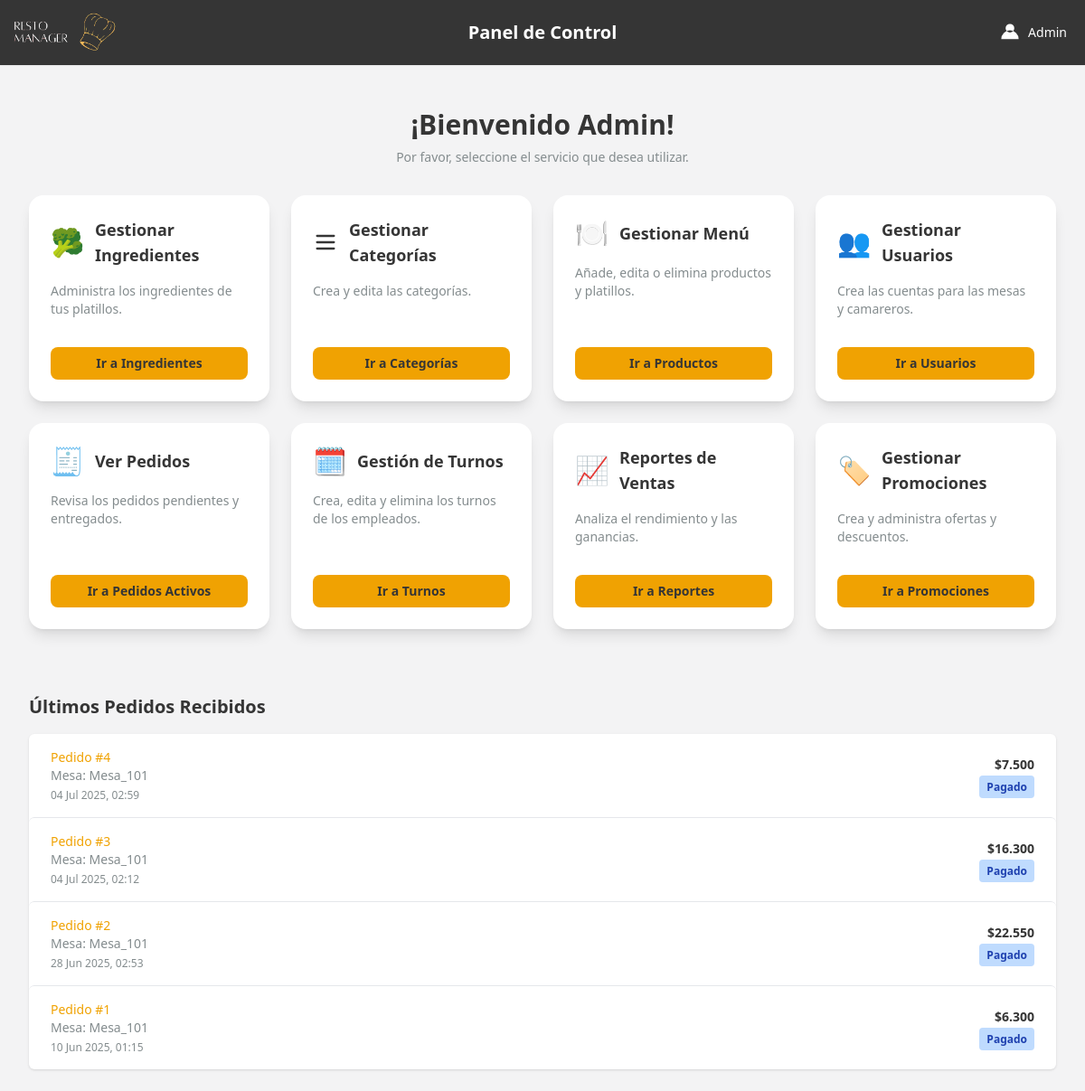
The page /dashboard/ (signed in) on the database as committed earlier.
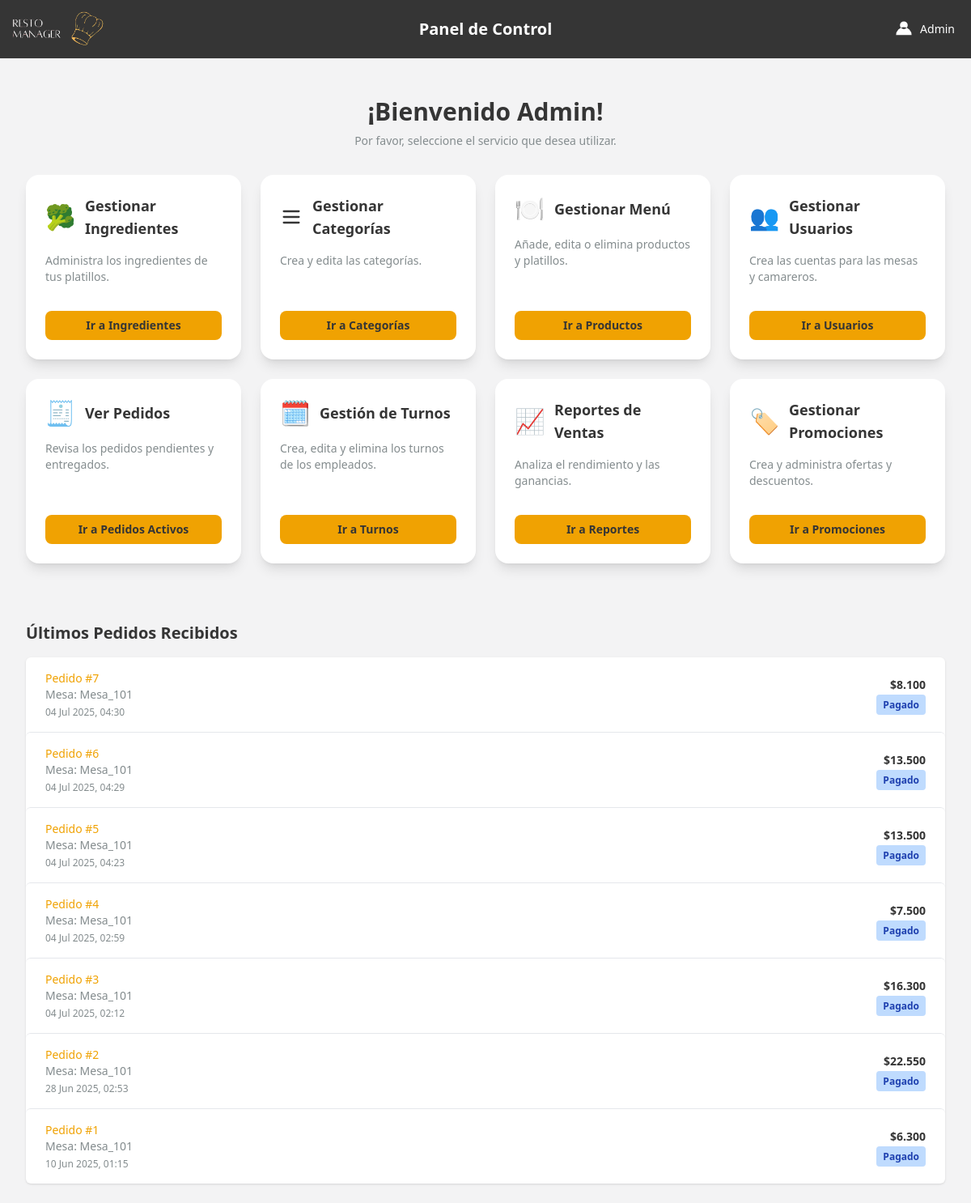
The same page on the database as committed later.
### restaurante_app/models.py (models this page shows, shortened)
class Usuario(AbstractUser):
    first_name = None
    last_name = None
    ROL_CHOICES = (('MESA', 'Mesa'), ('ENCARGADO', 'Encargado'), ('CAMARERO', 'Camarero'))
    rol = models.CharField(max_length=10, choices=ROL_CHOICES, default='MESA')
    codigo_secreto_camarero = models.CharField(max_length=10, blank=True, null=True, unique=True, help_text="Código secreto para camareros (4 dígitos)")
    objects = UsuarioManager()

class Pedido(models.Model):
    usuario = models.ForeignKey(Usuario, on_delete=models.SET_NULL, null=True)
    fecha_hora = models.DateTimeField(auto_now_add=True)
    ESTADO_CHOICES = (
    ('PENDIENTE', 'Pendiente'),
    ('ENTREGADO', 'Entregado'),
    ('PAGADO', 'Pagado'),
    ('CANCELADO', 'Cancelado'),)
    estado = models.CharField(max_length=20, choices=ESTADO_CHOICES, default='PENDIENTE')
    monto_total = models.IntegerField(default=0)

### restaurante_app/views.py (the view)
# urls.py: path('dashboard/', views.dashboard_encargado_view, name='dashboard'),
@login_required
def dashboard_encargado_view(request):
    if request.user.rol != 'ENCARGADO':
        return redirect('index')
    pedidos_recientes = Pedido.objects.order_by('-fecha_hora')[:10]
    context = {
        'pedidos_recientes': pedidos_recientes
    }
    return render(request, 'app/dashboard.html', context)

### restaurante_app/templatetags/custom_filters.py (called while the page is built)
@register.filter
def punto_mil(value):
    try:
        return f"{int(value):,}".replace(",", ".")
    except (ValueError, TypeError):
        return value

### templates/app/dashboard.html (shortened to what this page needs)
{% load static %}
{% load custom_filters %}
<!DOCTYPE html>
<html lang="es">
<head>
  <script src="https://cdn.tailwindcss.com"></script>
<body class="bg-grisClaro">
  <header class="bg-grisOscuro shadow-sm relative">
    <div class="w-full mx-auto py-2 px-0 flex items-center justify-between relative">
      <div class="flex items-center ml-[-12px]">
        <img src="{% static 'img/imagelogo.png' %}" alt="Logo" class="h-14 w-45">
      </div>
      <h1 class="absolute left-1/2 transform -translate-x-1/2 text-xl font-bold text-white">
        Panel de Control
      </h1>
      <div class="relative mr-5">
        <button id="userMenuButton"
          class="flex items-center space-x-2 text-white hover:text-gray-200 focus:outline-none">
          <svg xmlns="http://www.w3.org/2000/svg" class="h-6 w-6 text-white" fill="currentColor" viewBox="0 0 20 20">
            <path fill-rule="evenodd" d="M10 2a4 4 0 100 8 4 4 0 000-8zM2 16a8 8 0 1116 0H2z" clip-rule="evenodd" />
          </svg>
          <span class="text-sm font-medium">{{ user.username }}</span>
        </button>
      </div>
    </div>
  </header>
  <main class="max-w-7xl mx-auto py-6 sm:px-6 lg:px-8">
    <div class="px-4 py-6 sm:px-0">
      <div class="flex flex-col items-center mb-8">
        <h2 class="text-3xl font-semibold text-grisOscuro text-center">
          ¡Bienvenido {{ user.username }}!
        </h2>
        <p class="text-sm text-grisMedio mt-2">
          Por favor, seleccione el servicio que desea utilizar.
        </p>
      </div>
      <div class="grid grid-cols-1 sm:grid-cols-2 lg:grid-cols-4 gap-6 mb-12">
        <div
          class="bg-white shadow-lg rounded-2xl p-6 transition transform hover:scale-[1.03] hover:shadow-xl flex flex-col justify-between">
          <div>
            <div class="flex items-center mb-4">
              <div class="text-3xl mr-3">🥦</div>
              <h3 class="text-lg font-semibold text-grisOscuro">Gestionar Ingredientes</h3>
            </div>
            <p class="text-sm text-grisMedio mb-4">Administra los ingredientes de tus platillos.</p>
          </div>
          <a href="{% url 'gestion_ingredientes' %}"
            class="mt-4 inline-block text-center bg-[#F0A202] text-[#353535] text-sm font-semibold px-4 py-2 rounded-lg transition hover:brightness-105">
            Ir a Ingredientes
          </a>
        </div>
        <div
          class="bg-white shadow-lg rounded-2xl p-6 transition transform hover:scale-[1.03] hover:shadow-xl flex flex-col justify-between">
          <div>
            <div class="flex items-center mb-4">
              <div class="mr-3">
                <svg xmlns="http://www.w3.org/2000/svg" class="h-7 w-7 text-grisOscuro" fill="none" viewBox="0 0 24 24"
                  stroke="currentColor" stroke-width="2">
                  <path stroke-linecap="round" stroke-linejoin="round" d="M4 6h16M4 12h16M4 18h16" />
                </svg>
              </div>
              <h3 class="text-lg font-semibold text-grisOscuro">Gestionar Categorías</h3>
            </div>
            <p class="text-sm text-grisMedio mb-4">Crea y edita las categorías.</p>
          </div>
          <a href="{% url 'gestion_categorias' %}"
            class="mt-4 inline-block text-center bg-[#F0A202] text-[#353535] text-sm font-semibold px-4 py-2 rounded-lg transition hover:brightness-105">
            Ir a Categorías
          </a>
        </div>
        <div
          class="bg-white shadow-lg rounded-2xl p-6 transition transform hover:scale-[1.03] hover:shadow-xl flex flex-col justify-between">
          <div>
            <div class="flex items-center mb-4">
              <div class="text-3xl mr-3">🍽️</div>
              <h3 class="text-lg font-semibold text-grisOscuro">Gestionar Menú</h3>
            </div>
            <p class="text-sm text-grisMedio mb-4">Añade, edita o elimina productos y platillos.</p>
          </div>
          <a href="{% url 'gestion_productos' %}"
            class="mt-4 inline-block text-center bg-[#F0A202] text-[#353535] text-sm font-semibold px-4 py-2 rounded-lg transition hover:brightness-105">
            Ir a Productos
          </a>
        </div>
        <div
          class="bg-white shadow-lg rounded-2xl p-6 transition transform hover:scale-[1.03] hover:shadow-xl flex flex-col justify-between">
          <div>
            <div class="flex items-center mb-4">
              <div class="text-3xl mr-3">👥</div>
              <h3 class="text-lg font-semibold text-grisOscuro">Gestionar Usuarios</h3>
            </div>
            <p class="text-sm text-grisMedio mb-4">Crea las cuentas para las mesas y camareros.</p>
          </div>
          <a href="{% url 'gestion_usuarios' %}"
            class="mt-4 inline-block text-center bg-[#F0A202] text-[#353535] text-sm font-semibold px-4 py-2 rounded-lg transition hover:brightness-105">
            Ir a Usuarios
          </a>
        </div>
        <div
          class="bg-white shadow-lg rounded-2xl p-6 transition transform hover:scale-[1.03] hover:shadow-xl flex flex-col justify-between">
          <div>
            <div class="flex items-center mb-4">
            <div class="text-3xl mr-3">🧾</div>
            <h3 class="text-lg font-semibold text-grisOscuro">Ver Pedidos</h3>
          </div>
            <p class="text-sm text-grisMedio mb-4">Revisa los pedidos pendientes y entregados.</p>
          </div>
          <a href="{% url 'pedidos_camarero' %}"
            class="mt-4 inline-block text-center bg-[#F0A202] text-[#353535] text-sm font-semibold px-4 py-2 rounded-lg transition hover:brightness-105">
            Ir a Pedidos Activos
          </a>
        </div>
        <div
          class="bg-white shadow-lg rounded-2xl p-6 transition transform hover:scale-[1.03] hover:shadow-xl flex flex-col justify-between">
          <div>
            <div class="flex items-center mb-4">
            <div class="text-3xl mr-3">🗓️</div>
            <h3 class="text-lg font-semibold text-grisOscuro">Gestión de Turnos</h3>
          </div>
            <p class="text-sm text-grisMedio mb-4">Crea, edita y elimina los turnos de los empleados.</p>
          </div>
          <a href="{% url 'gestion_turnos' %}"
            class="mt-4 inline-block text-center bg-[#F0A202] text-[#353535] text-sm font-semibold px-4 py-2 rounded-lg transition hover:brightness-105">
            Ir a Turnos
          </a>
        </div>
         <div
          class="bg-white shadow-lg rounded-2xl p-6 transition transform hover:scale-[1.03] hover:shadow-xl flex flex-col justify-between">
          <div>
            <div class="flex items-center mb-4">
            <div class="text-3xl mr-3">📈</div>
            <h3 class="text-lg font-semibold text-grisOscuro">Reportes de Ventas</h3>
          </div>
            <p class="text-sm text-grisMedio mb-4">Analiza el rendimiento y las ganancias.</p>
          </div>
          <a href="{% url 'reporte_ventas' %}"
            class="mt-4 inline-block text-center bg-[#F0A202] text-[#353535] text-sm font-semibold px-4 py-2 rounded-lg transition hover:brightness-105">
            Ir a Reportes
          </a>
        </div>
        <div class="bg-white shadow-lg rounded-2xl p-6 transition transform hover:scale-[1.03] hover:shadow-xl flex flex-col justify-between">
          <div>
            <div class="flex items-center mb-4">
              <div class="text-3xl mr-3">🏷️</div>
              <h3 class="text-lg font-semibold text-grisOscuro">Gestionar Promociones</h3>
            </div>
            <p class="text-sm text-grisMedio mb-4">Crea y administra ofertas y descuentos.</p>
          </div>
          <a href="{% url 'gestion_promociones' %}" class="mt-4 inline-block text-center bg-[#F0A202] text-[#353535] text-sm font-semibold px-4 py-2 rounded-lg transition hover:brightness-105">
            Ir a Promociones
          </a>
        </div>
      </div>
    </div>
    <div>
      <h3 class="text-xl font-semibold text-grisOscuro mb-4">Últimos Pedidos Recibidos</h3>
      <div class="bg-white shadow overflow-hidden rounded-md">
        <ul role="list" class="divide-y divide-gray-200">
          {% for pedido in pedidos_recientes %}
          <li class="px-6 py-4 hover:bg-gray-50 transition rounded-md">
            <div class="flex justify-between items-center">
              <div>
                <p class="text-sm font-medium text-secundario truncate">Pedido #{{ pedido.id }}</p>
                <p class="text-sm text-grisMedio">Mesa: {{ pedido.usuario.username }}</p>
                <p class="text-xs text-grisMedio mt-1">{{ pedido.fecha_hora|date:"d M Y, H:i" }}</p>
              </div>
              <div class="text-right">
                <p class="text-sm text-grisOscuro font-semibold">${{ pedido.monto_total|punto_mil }}</p>
                <p class="text-sm mt-1">
                    {% if pedido.estado == 'PENDIENTE' %}<span class="px-2 py-1 text-xs font-semibold rounded bg-yellow-200 text-yellow-800">{{ pedido.get_estado_display }}</span>
                    {% elif pedido.estado == 'ENTREGADO' %}<span class="px-2 py-1 text-xs font-semibold rounded bg-green-200 text-green-800">{{ pedido.get_estado_display }}</span>
                    {% elif pedido.estado == 'PAGADO' %}<span class="px-2 py-1 text-xs font-semibold rounded bg-blue-200 text-blue-800">{{ pedido.get_estado_display }}</span>
                    {% elif pedido.estado == 'CANCELADO' %}<span class="px-2 py-1 text-xs font-semibold rounded bg-red-200 text-red-800">{{ pedido.get_estado_display }}</span>
                    {% else %}<span class="px-2 py-1 text-xs font-semibold rounded bg-gray-200 text-gray-800">{{ pedido.get_estado_display }}</span>
                    {% endif %}
                </p>
              </div>
            </div>
          </li>
          {% empty %}
          <li class="px-6 py-4">
            <p class="text-center text-grisMedio">No hay pedidos recientes.</p>
          </li>
          {% endfor %}
        </ul>
      </div>
    </div>
  </main>
</body>
</html>

Rows that differ between the two databases and show on the page:
added Pedido: id "7", usuario.username "Mesa_101", fecha_hora "04 Jul 2025, 04:30", monto_total|punto_mil "8.100", estado "Pagado"
added Pedido: id "6", usuario.username "Mesa_101", fecha_hora "04 Jul 2025, 04:29", monto_total|punto_mil "13.500", estado "Pagado"
added Pedido: id "5", usuario.username "Mesa_101", fecha_hora "04 Jul 2025, 04:23", monto_total|punto_mil "13.500", estado "Pagado"
